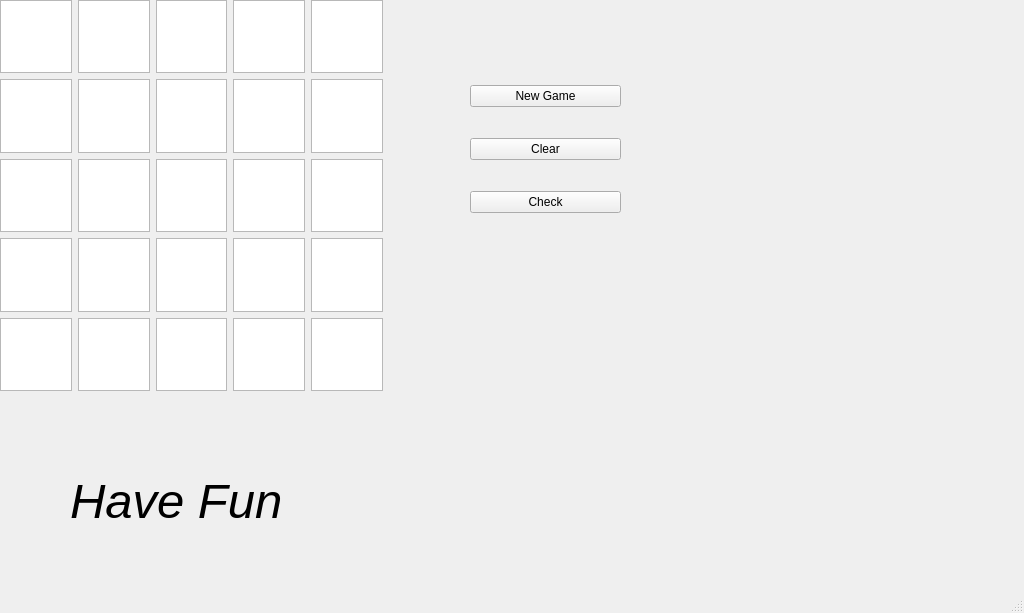
<?xml version="1.0" encoding="UTF-8"?>
<ui version="4.0">
 <class>MainWindow</class>
 <widget class="QMainWindow" name="MainWindow">
  <property name="geometry">
   <rect>
    <x>0</x>
    <y>0</y>
    <width>1024</width>
    <height>613</height>
   </rect>
  </property>
  <property name="windowTitle">
   <string>MainWindow</string>
  </property>
  <widget class="QWidget" name="centralwidget">
   <widget class="QWidget" name="layoutWidget">
    <property name="geometry">
     <rect>
      <x>0</x>
      <y>0</y>
      <width>383</width>
      <height>391</height>
     </rect>
    </property>
    <property name="font">
     <font>
      <pointsize>24</pointsize>
     </font>
    </property>
    <layout class="QVBoxLayout" name="verticalLayout">
     <item>
      <layout class="QHBoxLayout" name="horizontalLayout">
       <item>
        <widget class="QTextEdit" name="textEdit">
         <property name="font">
          <font>
           <pointsize>24</pointsize>
          </font>
         </property>
         <property name="html">
          <string>&lt;!DOCTYPE HTML PUBLIC &quot;-//W3C//DTD HTML 4.0//EN&quot; &quot;http://www.w3.org/TR/REC-html40/strict.dtd&quot;&gt;
&lt;html&gt;&lt;head&gt;&lt;meta name=&quot;qrichtext&quot; content=&quot;1&quot; /&gt;&lt;meta charset=&quot;utf-8&quot; /&gt;&lt;style type=&quot;text/css&quot;&gt;
p, li { white-space: pre-wrap; }
&lt;/style&gt;&lt;/head&gt;&lt;body style=&quot; font-family:'Segoe UI'; font-size:24pt; font-weight:400; font-style:normal;&quot;&gt;
&lt;p align=&quot;center&quot; style=&quot;-qt-paragraph-type:empty; margin-top:0px; margin-bottom:0px; margin-left:0px; margin-right:0px; -qt-block-indent:0; text-indent:0px;&quot;&gt;&lt;br /&gt;&lt;/p&gt;&lt;/body&gt;&lt;/html&gt;</string>
         </property>
        </widget>
       </item>
       <item>
        <widget class="QTextEdit" name="textEdit_2">
         <property name="font">
          <font>
           <pointsize>24</pointsize>
          </font>
         </property>
         <property name="html">
          <string>&lt;!DOCTYPE HTML PUBLIC &quot;-//W3C//DTD HTML 4.0//EN&quot; &quot;http://www.w3.org/TR/REC-html40/strict.dtd&quot;&gt;
&lt;html&gt;&lt;head&gt;&lt;meta name=&quot;qrichtext&quot; content=&quot;1&quot; /&gt;&lt;meta charset=&quot;utf-8&quot; /&gt;&lt;style type=&quot;text/css&quot;&gt;
p, li { white-space: pre-wrap; }
&lt;/style&gt;&lt;/head&gt;&lt;body style=&quot; font-family:'Segoe UI'; font-size:24pt; font-weight:400; font-style:normal;&quot;&gt;
&lt;p align=&quot;center&quot; style=&quot;-qt-paragraph-type:empty; margin-top:0px; margin-bottom:0px; margin-left:0px; margin-right:0px; -qt-block-indent:0; text-indent:0px;&quot;&gt;&lt;br /&gt;&lt;/p&gt;&lt;/body&gt;&lt;/html&gt;</string>
         </property>
        </widget>
       </item>
       <item>
        <widget class="QTextEdit" name="textEdit_3">
         <property name="font">
          <font>
           <pointsize>24</pointsize>
          </font>
         </property>
         <property name="html">
          <string>&lt;!DOCTYPE HTML PUBLIC &quot;-//W3C//DTD HTML 4.0//EN&quot; &quot;http://www.w3.org/TR/REC-html40/strict.dtd&quot;&gt;
&lt;html&gt;&lt;head&gt;&lt;meta name=&quot;qrichtext&quot; content=&quot;1&quot; /&gt;&lt;meta charset=&quot;utf-8&quot; /&gt;&lt;style type=&quot;text/css&quot;&gt;
p, li { white-space: pre-wrap; }
&lt;/style&gt;&lt;/head&gt;&lt;body style=&quot; font-family:'Segoe UI'; font-size:24pt; font-weight:400; font-style:normal;&quot;&gt;
&lt;p align=&quot;center&quot; style=&quot;-qt-paragraph-type:empty; margin-top:0px; margin-bottom:0px; margin-left:0px; margin-right:0px; -qt-block-indent:0; text-indent:0px;&quot;&gt;&lt;br /&gt;&lt;/p&gt;&lt;/body&gt;&lt;/html&gt;</string>
         </property>
        </widget>
       </item>
       <item>
        <widget class="QTextEdit" name="textEdit_4">
         <property name="font">
          <font>
           <pointsize>24</pointsize>
          </font>
         </property>
         <property name="html">
          <string>&lt;!DOCTYPE HTML PUBLIC &quot;-//W3C//DTD HTML 4.0//EN&quot; &quot;http://www.w3.org/TR/REC-html40/strict.dtd&quot;&gt;
&lt;html&gt;&lt;head&gt;&lt;meta name=&quot;qrichtext&quot; content=&quot;1&quot; /&gt;&lt;meta charset=&quot;utf-8&quot; /&gt;&lt;style type=&quot;text/css&quot;&gt;
p, li { white-space: pre-wrap; }
&lt;/style&gt;&lt;/head&gt;&lt;body style=&quot; font-family:'Segoe UI'; font-size:24pt; font-weight:400; font-style:normal;&quot;&gt;
&lt;p align=&quot;center&quot; style=&quot;-qt-paragraph-type:empty; margin-top:0px; margin-bottom:0px; margin-left:0px; margin-right:0px; -qt-block-indent:0; text-indent:0px;&quot;&gt;&lt;br /&gt;&lt;/p&gt;&lt;/body&gt;&lt;/html&gt;</string>
         </property>
        </widget>
       </item>
       <item>
        <widget class="QTextEdit" name="textEdit_5">
         <property name="font">
          <font>
           <pointsize>24</pointsize>
          </font>
         </property>
         <property name="html">
          <string>&lt;!DOCTYPE HTML PUBLIC &quot;-//W3C//DTD HTML 4.0//EN&quot; &quot;http://www.w3.org/TR/REC-html40/strict.dtd&quot;&gt;
&lt;html&gt;&lt;head&gt;&lt;meta name=&quot;qrichtext&quot; content=&quot;1&quot; /&gt;&lt;meta charset=&quot;utf-8&quot; /&gt;&lt;style type=&quot;text/css&quot;&gt;
p, li { white-space: pre-wrap; }
&lt;/style&gt;&lt;/head&gt;&lt;body style=&quot; font-family:'Segoe UI'; font-size:24pt; font-weight:400; font-style:normal;&quot;&gt;
&lt;p align=&quot;center&quot; style=&quot;-qt-paragraph-type:empty; margin-top:0px; margin-bottom:0px; margin-left:0px; margin-right:0px; -qt-block-indent:0; text-indent:0px;&quot;&gt;&lt;br /&gt;&lt;/p&gt;&lt;/body&gt;&lt;/html&gt;</string>
         </property>
        </widget>
       </item>
      </layout>
     </item>
     <item>
      <layout class="QHBoxLayout" name="horizontalLayout_2">
       <item>
        <widget class="QTextEdit" name="textEdit_6">
         <property name="font">
          <font>
           <pointsize>24</pointsize>
          </font>
         </property>
         <property name="html">
          <string>&lt;!DOCTYPE HTML PUBLIC &quot;-//W3C//DTD HTML 4.0//EN&quot; &quot;http://www.w3.org/TR/REC-html40/strict.dtd&quot;&gt;
&lt;html&gt;&lt;head&gt;&lt;meta name=&quot;qrichtext&quot; content=&quot;1&quot; /&gt;&lt;meta charset=&quot;utf-8&quot; /&gt;&lt;style type=&quot;text/css&quot;&gt;
p, li { white-space: pre-wrap; }
&lt;/style&gt;&lt;/head&gt;&lt;body style=&quot; font-family:'Segoe UI'; font-size:24pt; font-weight:400; font-style:normal;&quot;&gt;
&lt;p align=&quot;center&quot; style=&quot;-qt-paragraph-type:empty; margin-top:0px; margin-bottom:0px; margin-left:0px; margin-right:0px; -qt-block-indent:0; text-indent:0px;&quot;&gt;&lt;br /&gt;&lt;/p&gt;&lt;/body&gt;&lt;/html&gt;</string>
         </property>
        </widget>
       </item>
       <item>
        <widget class="QTextEdit" name="textEdit_7">
         <property name="font">
          <font>
           <pointsize>24</pointsize>
          </font>
         </property>
         <property name="html">
          <string>&lt;!DOCTYPE HTML PUBLIC &quot;-//W3C//DTD HTML 4.0//EN&quot; &quot;http://www.w3.org/TR/REC-html40/strict.dtd&quot;&gt;
&lt;html&gt;&lt;head&gt;&lt;meta name=&quot;qrichtext&quot; content=&quot;1&quot; /&gt;&lt;meta charset=&quot;utf-8&quot; /&gt;&lt;style type=&quot;text/css&quot;&gt;
p, li { white-space: pre-wrap; }
&lt;/style&gt;&lt;/head&gt;&lt;body style=&quot; font-family:'Segoe UI'; font-size:24pt; font-weight:400; font-style:normal;&quot;&gt;
&lt;p align=&quot;center&quot; style=&quot;-qt-paragraph-type:empty; margin-top:0px; margin-bottom:0px; margin-left:0px; margin-right:0px; -qt-block-indent:0; text-indent:0px;&quot;&gt;&lt;br /&gt;&lt;/p&gt;&lt;/body&gt;&lt;/html&gt;</string>
         </property>
        </widget>
       </item>
       <item>
        <widget class="QTextEdit" name="textEdit_8">
         <property name="font">
          <font>
           <pointsize>24</pointsize>
          </font>
         </property>
         <property name="html">
          <string>&lt;!DOCTYPE HTML PUBLIC &quot;-//W3C//DTD HTML 4.0//EN&quot; &quot;http://www.w3.org/TR/REC-html40/strict.dtd&quot;&gt;
&lt;html&gt;&lt;head&gt;&lt;meta name=&quot;qrichtext&quot; content=&quot;1&quot; /&gt;&lt;meta charset=&quot;utf-8&quot; /&gt;&lt;style type=&quot;text/css&quot;&gt;
p, li { white-space: pre-wrap; }
&lt;/style&gt;&lt;/head&gt;&lt;body style=&quot; font-family:'Segoe UI'; font-size:24pt; font-weight:400; font-style:normal;&quot;&gt;
&lt;p align=&quot;center&quot; style=&quot;-qt-paragraph-type:empty; margin-top:0px; margin-bottom:0px; margin-left:0px; margin-right:0px; -qt-block-indent:0; text-indent:0px;&quot;&gt;&lt;br /&gt;&lt;/p&gt;&lt;/body&gt;&lt;/html&gt;</string>
         </property>
        </widget>
       </item>
       <item>
        <widget class="QTextEdit" name="textEdit_9">
         <property name="font">
          <font>
           <pointsize>24</pointsize>
          </font>
         </property>
         <property name="html">
          <string>&lt;!DOCTYPE HTML PUBLIC &quot;-//W3C//DTD HTML 4.0//EN&quot; &quot;http://www.w3.org/TR/REC-html40/strict.dtd&quot;&gt;
&lt;html&gt;&lt;head&gt;&lt;meta name=&quot;qrichtext&quot; content=&quot;1&quot; /&gt;&lt;meta charset=&quot;utf-8&quot; /&gt;&lt;style type=&quot;text/css&quot;&gt;
p, li { white-space: pre-wrap; }
&lt;/style&gt;&lt;/head&gt;&lt;body style=&quot; font-family:'Segoe UI'; font-size:24pt; font-weight:400; font-style:normal;&quot;&gt;
&lt;p align=&quot;center&quot; style=&quot;-qt-paragraph-type:empty; margin-top:0px; margin-bottom:0px; margin-left:0px; margin-right:0px; -qt-block-indent:0; text-indent:0px;&quot;&gt;&lt;br /&gt;&lt;/p&gt;&lt;/body&gt;&lt;/html&gt;</string>
         </property>
        </widget>
       </item>
       <item>
        <widget class="QTextEdit" name="textEdit_10">
         <property name="font">
          <font>
           <pointsize>24</pointsize>
          </font>
         </property>
         <property name="html">
          <string>&lt;!DOCTYPE HTML PUBLIC &quot;-//W3C//DTD HTML 4.0//EN&quot; &quot;http://www.w3.org/TR/REC-html40/strict.dtd&quot;&gt;
&lt;html&gt;&lt;head&gt;&lt;meta name=&quot;qrichtext&quot; content=&quot;1&quot; /&gt;&lt;meta charset=&quot;utf-8&quot; /&gt;&lt;style type=&quot;text/css&quot;&gt;
p, li { white-space: pre-wrap; }
&lt;/style&gt;&lt;/head&gt;&lt;body style=&quot; font-family:'Segoe UI'; font-size:24pt; font-weight:400; font-style:normal;&quot;&gt;
&lt;p align=&quot;center&quot; style=&quot;-qt-paragraph-type:empty; margin-top:0px; margin-bottom:0px; margin-left:0px; margin-right:0px; -qt-block-indent:0; text-indent:0px;&quot;&gt;&lt;br /&gt;&lt;/p&gt;&lt;/body&gt;&lt;/html&gt;</string>
         </property>
        </widget>
       </item>
      </layout>
     </item>
     <item>
      <layout class="QHBoxLayout" name="horizontalLayout_3">
       <item>
        <widget class="QTextEdit" name="textEdit_11">
         <property name="font">
          <font>
           <pointsize>24</pointsize>
          </font>
         </property>
         <property name="html">
          <string>&lt;!DOCTYPE HTML PUBLIC &quot;-//W3C//DTD HTML 4.0//EN&quot; &quot;http://www.w3.org/TR/REC-html40/strict.dtd&quot;&gt;
&lt;html&gt;&lt;head&gt;&lt;meta name=&quot;qrichtext&quot; content=&quot;1&quot; /&gt;&lt;meta charset=&quot;utf-8&quot; /&gt;&lt;style type=&quot;text/css&quot;&gt;
p, li { white-space: pre-wrap; }
&lt;/style&gt;&lt;/head&gt;&lt;body style=&quot; font-family:'Segoe UI'; font-size:24pt; font-weight:400; font-style:normal;&quot;&gt;
&lt;p align=&quot;center&quot; style=&quot;-qt-paragraph-type:empty; margin-top:0px; margin-bottom:0px; margin-left:0px; margin-right:0px; -qt-block-indent:0; text-indent:0px;&quot;&gt;&lt;br /&gt;&lt;/p&gt;&lt;/body&gt;&lt;/html&gt;</string>
         </property>
        </widget>
       </item>
       <item>
        <widget class="QTextEdit" name="textEdit_12">
         <property name="font">
          <font>
           <pointsize>24</pointsize>
          </font>
         </property>
         <property name="html">
          <string>&lt;!DOCTYPE HTML PUBLIC &quot;-//W3C//DTD HTML 4.0//EN&quot; &quot;http://www.w3.org/TR/REC-html40/strict.dtd&quot;&gt;
&lt;html&gt;&lt;head&gt;&lt;meta name=&quot;qrichtext&quot; content=&quot;1&quot; /&gt;&lt;meta charset=&quot;utf-8&quot; /&gt;&lt;style type=&quot;text/css&quot;&gt;
p, li { white-space: pre-wrap; }
&lt;/style&gt;&lt;/head&gt;&lt;body style=&quot; font-family:'Segoe UI'; font-size:24pt; font-weight:400; font-style:normal;&quot;&gt;
&lt;p align=&quot;center&quot; style=&quot;-qt-paragraph-type:empty; margin-top:0px; margin-bottom:0px; margin-left:0px; margin-right:0px; -qt-block-indent:0; text-indent:0px;&quot;&gt;&lt;br /&gt;&lt;/p&gt;&lt;/body&gt;&lt;/html&gt;</string>
         </property>
        </widget>
       </item>
       <item>
        <widget class="QTextEdit" name="textEdit_13">
         <property name="font">
          <font>
           <pointsize>24</pointsize>
          </font>
         </property>
         <property name="html">
          <string>&lt;!DOCTYPE HTML PUBLIC &quot;-//W3C//DTD HTML 4.0//EN&quot; &quot;http://www.w3.org/TR/REC-html40/strict.dtd&quot;&gt;
&lt;html&gt;&lt;head&gt;&lt;meta name=&quot;qrichtext&quot; content=&quot;1&quot; /&gt;&lt;meta charset=&quot;utf-8&quot; /&gt;&lt;style type=&quot;text/css&quot;&gt;
p, li { white-space: pre-wrap; }
&lt;/style&gt;&lt;/head&gt;&lt;body style=&quot; font-family:'Segoe UI'; font-size:24pt; font-weight:400; font-style:normal;&quot;&gt;
&lt;p align=&quot;center&quot; style=&quot;-qt-paragraph-type:empty; margin-top:0px; margin-bottom:0px; margin-left:0px; margin-right:0px; -qt-block-indent:0; text-indent:0px;&quot;&gt;&lt;br /&gt;&lt;/p&gt;&lt;/body&gt;&lt;/html&gt;</string>
         </property>
        </widget>
       </item>
       <item>
        <widget class="QTextEdit" name="textEdit_14">
         <property name="font">
          <font>
           <pointsize>24</pointsize>
          </font>
         </property>
         <property name="html">
          <string>&lt;!DOCTYPE HTML PUBLIC &quot;-//W3C//DTD HTML 4.0//EN&quot; &quot;http://www.w3.org/TR/REC-html40/strict.dtd&quot;&gt;
&lt;html&gt;&lt;head&gt;&lt;meta name=&quot;qrichtext&quot; content=&quot;1&quot; /&gt;&lt;meta charset=&quot;utf-8&quot; /&gt;&lt;style type=&quot;text/css&quot;&gt;
p, li { white-space: pre-wrap; }
&lt;/style&gt;&lt;/head&gt;&lt;body style=&quot; font-family:'Segoe UI'; font-size:24pt; font-weight:400; font-style:normal;&quot;&gt;
&lt;p align=&quot;center&quot; style=&quot;-qt-paragraph-type:empty; margin-top:0px; margin-bottom:0px; margin-left:0px; margin-right:0px; -qt-block-indent:0; text-indent:0px;&quot;&gt;&lt;br /&gt;&lt;/p&gt;&lt;/body&gt;&lt;/html&gt;</string>
         </property>
        </widget>
       </item>
       <item>
        <widget class="QTextEdit" name="textEdit_15">
         <property name="font">
          <font>
           <pointsize>24</pointsize>
          </font>
         </property>
         <property name="html">
          <string>&lt;!DOCTYPE HTML PUBLIC &quot;-//W3C//DTD HTML 4.0//EN&quot; &quot;http://www.w3.org/TR/REC-html40/strict.dtd&quot;&gt;
&lt;html&gt;&lt;head&gt;&lt;meta name=&quot;qrichtext&quot; content=&quot;1&quot; /&gt;&lt;meta charset=&quot;utf-8&quot; /&gt;&lt;style type=&quot;text/css&quot;&gt;
p, li { white-space: pre-wrap; }
&lt;/style&gt;&lt;/head&gt;&lt;body style=&quot; font-family:'Segoe UI'; font-size:24pt; font-weight:400; font-style:normal;&quot;&gt;
&lt;p align=&quot;center&quot; style=&quot;-qt-paragraph-type:empty; margin-top:0px; margin-bottom:0px; margin-left:0px; margin-right:0px; -qt-block-indent:0; text-indent:0px;&quot;&gt;&lt;br /&gt;&lt;/p&gt;&lt;/body&gt;&lt;/html&gt;</string>
         </property>
        </widget>
       </item>
      </layout>
     </item>
     <item>
      <layout class="QHBoxLayout" name="horizontalLayout_4">
       <item>
        <widget class="QTextEdit" name="textEdit_16">
         <property name="font">
          <font>
           <pointsize>24</pointsize>
          </font>
         </property>
         <property name="html">
          <string>&lt;!DOCTYPE HTML PUBLIC &quot;-//W3C//DTD HTML 4.0//EN&quot; &quot;http://www.w3.org/TR/REC-html40/strict.dtd&quot;&gt;
&lt;html&gt;&lt;head&gt;&lt;meta name=&quot;qrichtext&quot; content=&quot;1&quot; /&gt;&lt;meta charset=&quot;utf-8&quot; /&gt;&lt;style type=&quot;text/css&quot;&gt;
p, li { white-space: pre-wrap; }
&lt;/style&gt;&lt;/head&gt;&lt;body style=&quot; font-family:'Segoe UI'; font-size:24pt; font-weight:400; font-style:normal;&quot;&gt;
&lt;p align=&quot;center&quot; style=&quot;-qt-paragraph-type:empty; margin-top:0px; margin-bottom:0px; margin-left:0px; margin-right:0px; -qt-block-indent:0; text-indent:0px;&quot;&gt;&lt;br /&gt;&lt;/p&gt;&lt;/body&gt;&lt;/html&gt;</string>
         </property>
        </widget>
       </item>
       <item>
        <widget class="QTextEdit" name="textEdit_17">
         <property name="font">
          <font>
           <pointsize>24</pointsize>
          </font>
         </property>
         <property name="html">
          <string>&lt;!DOCTYPE HTML PUBLIC &quot;-//W3C//DTD HTML 4.0//EN&quot; &quot;http://www.w3.org/TR/REC-html40/strict.dtd&quot;&gt;
&lt;html&gt;&lt;head&gt;&lt;meta name=&quot;qrichtext&quot; content=&quot;1&quot; /&gt;&lt;meta charset=&quot;utf-8&quot; /&gt;&lt;style type=&quot;text/css&quot;&gt;
p, li { white-space: pre-wrap; }
&lt;/style&gt;&lt;/head&gt;&lt;body style=&quot; font-family:'Segoe UI'; font-size:24pt; font-weight:400; font-style:normal;&quot;&gt;
&lt;p align=&quot;center&quot; style=&quot;-qt-paragraph-type:empty; margin-top:0px; margin-bottom:0px; margin-left:0px; margin-right:0px; -qt-block-indent:0; text-indent:0px;&quot;&gt;&lt;br /&gt;&lt;/p&gt;&lt;/body&gt;&lt;/html&gt;</string>
         </property>
        </widget>
       </item>
       <item>
        <widget class="QTextEdit" name="textEdit_18">
         <property name="font">
          <font>
           <pointsize>24</pointsize>
          </font>
         </property>
         <property name="html">
          <string>&lt;!DOCTYPE HTML PUBLIC &quot;-//W3C//DTD HTML 4.0//EN&quot; &quot;http://www.w3.org/TR/REC-html40/strict.dtd&quot;&gt;
&lt;html&gt;&lt;head&gt;&lt;meta name=&quot;qrichtext&quot; content=&quot;1&quot; /&gt;&lt;meta charset=&quot;utf-8&quot; /&gt;&lt;style type=&quot;text/css&quot;&gt;
p, li { white-space: pre-wrap; }
&lt;/style&gt;&lt;/head&gt;&lt;body style=&quot; font-family:'Segoe UI'; font-size:24pt; font-weight:400; font-style:normal;&quot;&gt;
&lt;p align=&quot;center&quot; style=&quot;-qt-paragraph-type:empty; margin-top:0px; margin-bottom:0px; margin-left:0px; margin-right:0px; -qt-block-indent:0; text-indent:0px;&quot;&gt;&lt;br /&gt;&lt;/p&gt;&lt;/body&gt;&lt;/html&gt;</string>
         </property>
        </widget>
       </item>
       <item>
        <widget class="QTextEdit" name="textEdit_19">
         <property name="font">
          <font>
           <pointsize>24</pointsize>
          </font>
         </property>
         <property name="html">
          <string>&lt;!DOCTYPE HTML PUBLIC &quot;-//W3C//DTD HTML 4.0//EN&quot; &quot;http://www.w3.org/TR/REC-html40/strict.dtd&quot;&gt;
&lt;html&gt;&lt;head&gt;&lt;meta name=&quot;qrichtext&quot; content=&quot;1&quot; /&gt;&lt;meta charset=&quot;utf-8&quot; /&gt;&lt;style type=&quot;text/css&quot;&gt;
p, li { white-space: pre-wrap; }
&lt;/style&gt;&lt;/head&gt;&lt;body style=&quot; font-family:'Segoe UI'; font-size:24pt; font-weight:400; font-style:normal;&quot;&gt;
&lt;p align=&quot;center&quot; style=&quot;-qt-paragraph-type:empty; margin-top:0px; margin-bottom:0px; margin-left:0px; margin-right:0px; -qt-block-indent:0; text-indent:0px;&quot;&gt;&lt;br /&gt;&lt;/p&gt;&lt;/body&gt;&lt;/html&gt;</string>
         </property>
        </widget>
       </item>
       <item>
        <widget class="QTextEdit" name="textEdit_20">
         <property name="font">
          <font>
           <pointsize>24</pointsize>
          </font>
         </property>
         <property name="html">
          <string>&lt;!DOCTYPE HTML PUBLIC &quot;-//W3C//DTD HTML 4.0//EN&quot; &quot;http://www.w3.org/TR/REC-html40/strict.dtd&quot;&gt;
&lt;html&gt;&lt;head&gt;&lt;meta name=&quot;qrichtext&quot; content=&quot;1&quot; /&gt;&lt;meta charset=&quot;utf-8&quot; /&gt;&lt;style type=&quot;text/css&quot;&gt;
p, li { white-space: pre-wrap; }
&lt;/style&gt;&lt;/head&gt;&lt;body style=&quot; font-family:'Segoe UI'; font-size:24pt; font-weight:400; font-style:normal;&quot;&gt;
&lt;p align=&quot;center&quot; style=&quot;-qt-paragraph-type:empty; margin-top:0px; margin-bottom:0px; margin-left:0px; margin-right:0px; -qt-block-indent:0; text-indent:0px;&quot;&gt;&lt;br /&gt;&lt;/p&gt;&lt;/body&gt;&lt;/html&gt;</string>
         </property>
        </widget>
       </item>
      </layout>
     </item>
     <item>
      <layout class="QHBoxLayout" name="horizontalLayout_5">
       <item>
        <widget class="QTextEdit" name="textEdit_21">
         <property name="font">
          <font>
           <pointsize>24</pointsize>
          </font>
         </property>
         <property name="html">
          <string>&lt;!DOCTYPE HTML PUBLIC &quot;-//W3C//DTD HTML 4.0//EN&quot; &quot;http://www.w3.org/TR/REC-html40/strict.dtd&quot;&gt;
&lt;html&gt;&lt;head&gt;&lt;meta name=&quot;qrichtext&quot; content=&quot;1&quot; /&gt;&lt;meta charset=&quot;utf-8&quot; /&gt;&lt;style type=&quot;text/css&quot;&gt;
p, li { white-space: pre-wrap; }
&lt;/style&gt;&lt;/head&gt;&lt;body style=&quot; font-family:'Segoe UI'; font-size:24pt; font-weight:400; font-style:normal;&quot;&gt;
&lt;p align=&quot;center&quot; style=&quot;-qt-paragraph-type:empty; margin-top:0px; margin-bottom:0px; margin-left:0px; margin-right:0px; -qt-block-indent:0; text-indent:0px;&quot;&gt;&lt;br /&gt;&lt;/p&gt;&lt;/body&gt;&lt;/html&gt;</string>
         </property>
        </widget>
       </item>
       <item>
        <widget class="QTextEdit" name="textEdit_22">
         <property name="font">
          <font>
           <pointsize>24</pointsize>
          </font>
         </property>
         <property name="html">
          <string>&lt;!DOCTYPE HTML PUBLIC &quot;-//W3C//DTD HTML 4.0//EN&quot; &quot;http://www.w3.org/TR/REC-html40/strict.dtd&quot;&gt;
&lt;html&gt;&lt;head&gt;&lt;meta name=&quot;qrichtext&quot; content=&quot;1&quot; /&gt;&lt;meta charset=&quot;utf-8&quot; /&gt;&lt;style type=&quot;text/css&quot;&gt;
p, li { white-space: pre-wrap; }
&lt;/style&gt;&lt;/head&gt;&lt;body style=&quot; font-family:'Segoe UI'; font-size:24pt; font-weight:400; font-style:normal;&quot;&gt;
&lt;p align=&quot;center&quot; style=&quot;-qt-paragraph-type:empty; margin-top:0px; margin-bottom:0px; margin-left:0px; margin-right:0px; -qt-block-indent:0; text-indent:0px;&quot;&gt;&lt;br /&gt;&lt;/p&gt;&lt;/body&gt;&lt;/html&gt;</string>
         </property>
        </widget>
       </item>
       <item>
        <widget class="QTextEdit" name="textEdit_23">
         <property name="font">
          <font>
           <pointsize>24</pointsize>
          </font>
         </property>
         <property name="html">
          <string>&lt;!DOCTYPE HTML PUBLIC &quot;-//W3C//DTD HTML 4.0//EN&quot; &quot;http://www.w3.org/TR/REC-html40/strict.dtd&quot;&gt;
&lt;html&gt;&lt;head&gt;&lt;meta name=&quot;qrichtext&quot; content=&quot;1&quot; /&gt;&lt;meta charset=&quot;utf-8&quot; /&gt;&lt;style type=&quot;text/css&quot;&gt;
p, li { white-space: pre-wrap; }
&lt;/style&gt;&lt;/head&gt;&lt;body style=&quot; font-family:'Segoe UI'; font-size:24pt; font-weight:400; font-style:normal;&quot;&gt;
&lt;p align=&quot;center&quot; style=&quot;-qt-paragraph-type:empty; margin-top:0px; margin-bottom:0px; margin-left:0px; margin-right:0px; -qt-block-indent:0; text-indent:0px;&quot;&gt;&lt;br /&gt;&lt;/p&gt;&lt;/body&gt;&lt;/html&gt;</string>
         </property>
        </widget>
       </item>
       <item>
        <widget class="QTextEdit" name="textEdit_24">
         <property name="font">
          <font>
           <pointsize>24</pointsize>
          </font>
         </property>
         <property name="html">
          <string>&lt;!DOCTYPE HTML PUBLIC &quot;-//W3C//DTD HTML 4.0//EN&quot; &quot;http://www.w3.org/TR/REC-html40/strict.dtd&quot;&gt;
&lt;html&gt;&lt;head&gt;&lt;meta name=&quot;qrichtext&quot; content=&quot;1&quot; /&gt;&lt;meta charset=&quot;utf-8&quot; /&gt;&lt;style type=&quot;text/css&quot;&gt;
p, li { white-space: pre-wrap; }
&lt;/style&gt;&lt;/head&gt;&lt;body style=&quot; font-family:'Segoe UI'; font-size:24pt; font-weight:400; font-style:normal;&quot;&gt;
&lt;p align=&quot;center&quot; style=&quot;-qt-paragraph-type:empty; margin-top:0px; margin-bottom:0px; margin-left:0px; margin-right:0px; -qt-block-indent:0; text-indent:0px;&quot;&gt;&lt;br /&gt;&lt;/p&gt;&lt;/body&gt;&lt;/html&gt;</string>
         </property>
        </widget>
       </item>
       <item>
        <widget class="QTextEdit" name="textEdit_25">
         <property name="font">
          <font>
           <pointsize>24</pointsize>
          </font>
         </property>
         <property name="html">
          <string>&lt;!DOCTYPE HTML PUBLIC &quot;-//W3C//DTD HTML 4.0//EN&quot; &quot;http://www.w3.org/TR/REC-html40/strict.dtd&quot;&gt;
&lt;html&gt;&lt;head&gt;&lt;meta name=&quot;qrichtext&quot; content=&quot;1&quot; /&gt;&lt;meta charset=&quot;utf-8&quot; /&gt;&lt;style type=&quot;text/css&quot;&gt;
p, li { white-space: pre-wrap; }
&lt;/style&gt;&lt;/head&gt;&lt;body style=&quot; font-family:'Segoe UI'; font-size:24pt; font-weight:400; font-style:normal;&quot;&gt;
&lt;p align=&quot;center&quot; style=&quot;-qt-paragraph-type:empty; margin-top:0px; margin-bottom:0px; margin-left:0px; margin-right:0px; -qt-block-indent:0; text-indent:0px;&quot;&gt;&lt;br /&gt;&lt;/p&gt;&lt;/body&gt;&lt;/html&gt;</string>
         </property>
        </widget>
       </item>
      </layout>
     </item>
    </layout>
   </widget>
   <widget class="QWidget" name="layoutWidget">
    <property name="geometry">
     <rect>
      <x>470</x>
      <y>60</y>
      <width>151</width>
      <height>181</height>
     </rect>
    </property>
    <layout class="QVBoxLayout" name="verticalLayout_2">
     <item>
      <widget class="QPushButton" name="pushButton_3">
       <property name="text">
        <string>New Game</string>
       </property>
      </widget>
     </item>
     <item>
      <widget class="QPushButton" name="pushButton">
       <property name="text">
        <string>Clear</string>
       </property>
      </widget>
     </item>
     <item>
      <widget class="QPushButton" name="pushButton_2">
       <property name="text">
        <string>Check</string>
       </property>
      </widget>
     </item>
    </layout>
   </widget>
   <widget class="QLabel" name="label">
    <property name="geometry">
     <rect>
      <x>70</x>
      <y>460</y>
      <width>291</width>
      <height>81</height>
     </rect>
    </property>
    <property name="font">
     <font>
      <pointsize>37</pointsize>
      <italic>true</italic>
     </font>
    </property>
    <property name="text">
     <string>Have Fun</string>
    </property>
   </widget>
  </widget>
  <widget class="QStatusBar" name="statusbar"/>
 </widget>
 <resources/>
 <connections/>
</ui>
